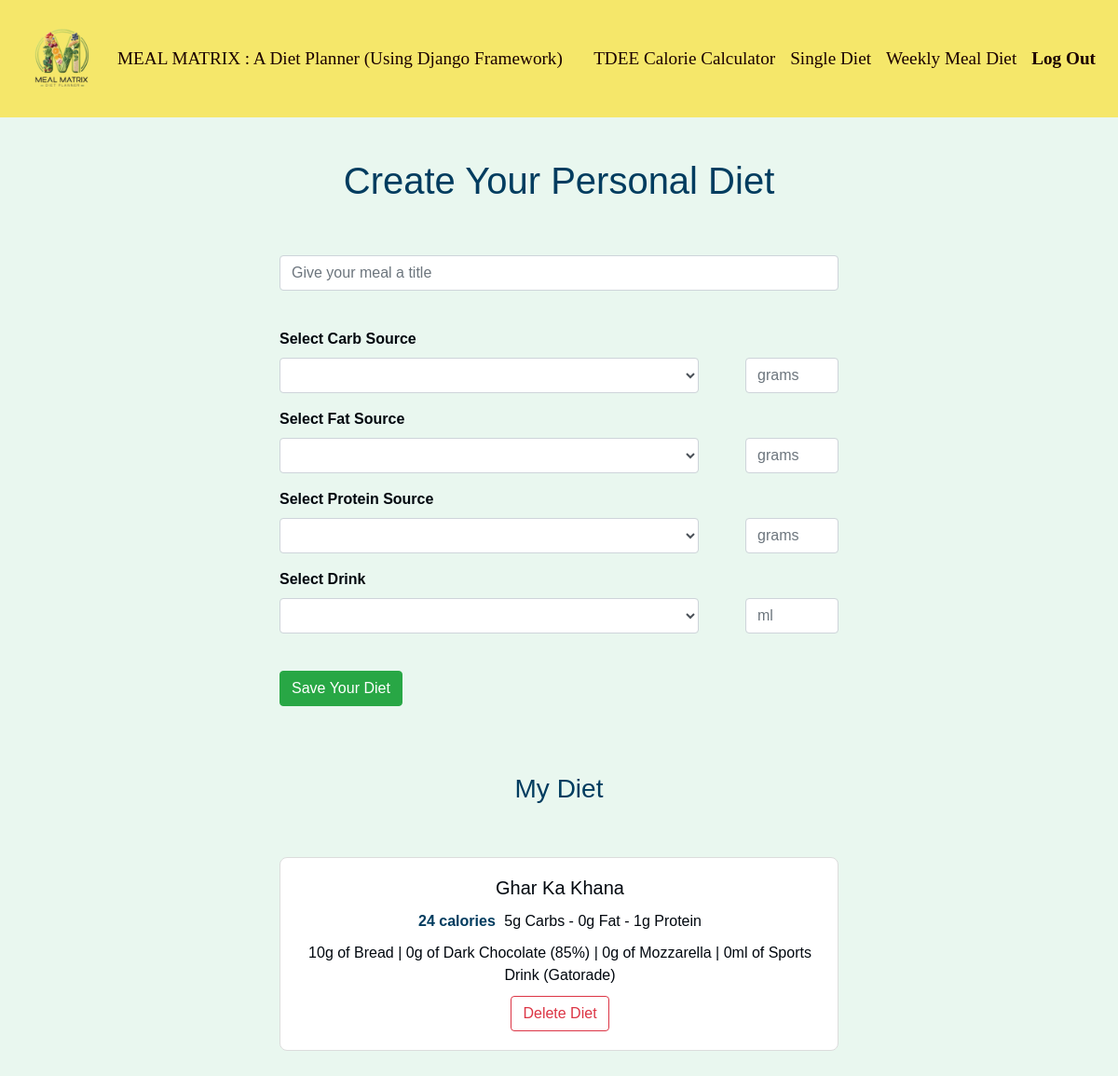
/singlemeal (signed in), run on the app's committed database.
### mealplanmaker/models.py (models this page shows)
class Meals(models.Model):
	name = models.TextField(max_length=50)
	totalfat = models.PositiveIntegerField(default=0)
	totalcarb = models.PositiveIntegerField(default=0)
	totalprotein = models.PositiveIntegerField(default=0)
	calories = models.PositiveIntegerField(default=0)
	mealcreator = models.ForeignKey(User, on_delete=models.CASCADE)
	ingredients = models.TextField(max_length=400, default="")

### mealplanmaker/views.py (the view, shortened to what this page needs)
# urls.py: path("singlemeal", views.singlemeal, name="singlemeal"),
def singlemeal(request):
    if request.method == "GET":
        if request.user.is_authenticated:
            all_meals = Meals.objects.filter(mealcreator = request.user)
            no_user = False
        else:
            all_meals = None
            no_user = True
        context = {
            "all_meals": all_meals,
            "no_user": no_user
        }
        return render(request, "mealplanmaker/singlemeal.html", context)

### mealplanmaker/templates/mealplanmaker/singlemeal.html (shortened to what this page needs)
{% extends "mealplanmaker/layout.html" %}
{% block body %}
<br>
<h1 style="color: #003C5F; size: 15pt; text-align: center;">Create Your Personal Diet</h1>
<br><br>
<div style="max-width: 600px; margin: auto;">
    {% if not user.is_authenticated %}
    <div class="alert alert-primary" role="alert" style="width: 600px;">
        <p style="font-size: large; text-align: center; margin-top: 15px;">
        Only users that are <a href="{% url 'login' %}" class="alert-link">Logged in</a> can create a Diet.<br><br>
        If you do not have an account, you can <a href="{% url 'register' %}">Create one here.</a>
        </p>
    </div>
    {% else %}
    <form id="singlemealform" method="post" action="{% url 'singlemeal' %}">
        <div class="form-group">
            <input type="text" class="form-control" name="mealtitle" id="mealtitle" placeholder="Give your meal a title">
        </div>
        <br>
        <div class="form-group">
            <label for="carbsource" style="font-weight: bold;">Select Carb Source</label><br>
            <div class="form-inline">
                <select class="form-control" name="carbsource" id="carbsource" style="width: 450px;">
                    <option value="23"></option>
                    <option value="1">Bread</option>
                </select>
                <input type="text" class="form-control" name="carbgrams" id="carbgrams" placeholder="grams" style="margin-left: 50px; width: 100px;">
            </div>
        </div>
        <div class="form-group">
            <label for="fatsource" style="font-weight: bold;">Select Fat Source</label><br>
            <div class="form-inline">
                <select class="form-control" name="fatsource" id="fatsource" style="width: 450px;">
                    <option value="16"></option>
                    <option value="1">Almonds</option>
                </select>
                <input type="text" class="form-control" name="fatgrams" id="fatgrams" placeholder="grams" style="margin-left: 50px; width: 100px;">
            </div>
        </div>
        <div class="form-group">
            <label for="proteinsource" style="font-weight: bold;">Select Protein Source</label><br>
            <div class="form-inline">
                <select class="form-control" name="proteinsource" id="proteinsource" style="width: 450px;">
                    <option value="31"></option>
                    <option value="1">Chicken or Turkey - Breast</option>
                </select>
                <input type="text" class="form-control" name="proteingrams" id="proteingrams" placeholder="grams" style="margin-left: 50px; width: 100px;">
            </div>
        </div>
        <div class="form-group">
            <label for="drinksource" style="font-weight: bold;">Select Drink</label><br>
            <div class="form-inline">
                <select class="form-control" name="drinksource" id="drinksource" style="width: 450px;">
                    <option value="14"></option>
                    <option value="1">Water</option>
                </select>
                <input type="text" class="form-control" name="drinkmililiters" id="drinkmililiters" placeholder="ml" style="margin-left: 50px; width: 100px;">
            </div>
        </div>
        <br>
        <button type="submit" class="btn btn-success">Save Your Diet</button>
    </form>
    {% endif %}
    <br><br><br>
    <h3 style="color: #003C5F; size: 15pt; text-align: center;">My Diet</h3>
    <br><br>
    {% if all_meals %}
        {% for meal in all_meals %}
        <div class="card" style="width: 600px; margin-bottom: 20px; border-radius: 8px; border-color: gainsboro; text-align: center;">
            <div class="card-body" style="width: 600px;">
                <div>
                    <h5 class="card-title">{{meal.name}}</h5>
                </div>
                <div style="display: inline;">
                    <span style="color: #003C5F; font-weight: bolder; margin-right: 5px;">{{meal.calories}} calories</span>
                    <span>{{meal.totalcarb}}g Carbs -</span>
                    <span>{{meal.totalfat}}g Fat - </span>
                    <span>{{meal.totalprotein}}g Protein</span>
                </div>
                <div style="margin-top: 10px;">
                <p class="card-text" >{{meal.ingredients}}</p>
                </div>
                <form method="post" action="{% url 'deletemeal' %}">
                    <button type="submit" class="btn btn-outline-danger" style="margin-top: 10px;">Delete Diet</button>
                </form>
            </div>
        </div>
        {% endfor %}
    {% else %}
    <div class="card" style="width:  600px; margin-bottom: 20px; border-radius: 8px; border-color: gainsboro;">
        <div class="card-body">
            <p class="card-text" style="font-size:large;">You do not have any saved Diets currently.</p>
        </div>
    </div>
    {% endif %}
</div>
<br><br><br>
{% endblock %}

### mealplanmaker/static/css/style.css (style rules this page uses)
body { background-color: #e9f7ef; color: #01070e; font-family: 'Arial', sans-serif; }

### data on the page
Meals: name "Ghar Ka Khana", calories "24", totalcarb "5", totalfat "0", totalprotein "1", ingredients "10g of Bread | 0g of Dark Chocolate (85%) | 0g of Mozzarella | 0ml of Sports Drink (Gatorade)"
